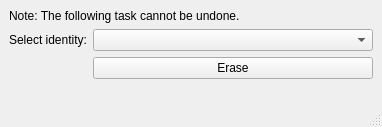
<?xml version="1.0" encoding="UTF-8"?>
<ui version="4.0">
 <class>MainWindow</class>
 <widget class="QMainWindow" name="MainWindow">
  <property name="geometry">
   <rect>
    <x>0</x>
    <y>0</y>
    <width>382</width>
    <height>127</height>
   </rect>
  </property>
  <property name="windowTitle">
   <string>CDS-1 | Erase Identity</string>
  </property>
  <property name="windowIcon">
   <iconset resource="resources.qrc">
    <normaloff>:/Logo/src/icon/Altech Logo.png</normaloff>:/Logo/src/icon/Altech Logo.png</iconset>
  </property>
  <widget class="QWidget" name="centralwidget">
   <layout class="QFormLayout" name="formLayout">
    <item row="0" column="0" colspan="2">
     <widget class="QLabel" name="label_2">
      <property name="text">
       <string>Note: The following task cannot be undone.</string>
      </property>
     </widget>
    </item>
    <item row="1" column="0">
     <widget class="QLabel" name="label">
      <property name="text">
       <string>Select identity:</string>
      </property>
     </widget>
    </item>
    <item row="1" column="1">
     <widget class="QComboBox" name="cmb_IdentityList"/>
    </item>
    <item row="2" column="1">
     <widget class="QPushButton" name="btn_Erase">
      <property name="text">
       <string>Erase</string>
      </property>
     </widget>
    </item>
   </layout>
  </widget>
  <widget class="QMenuBar" name="menubar">
   <property name="geometry">
    <rect>
     <x>0</x>
     <y>0</y>
     <width>382</width>
     <height>21</height>
    </rect>
   </property>
  </widget>
  <widget class="QStatusBar" name="statusbar"/>
 </widget>
 <resources>
  <include location="resources.qrc"/>
 </resources>
 <connections/>
</ui>
